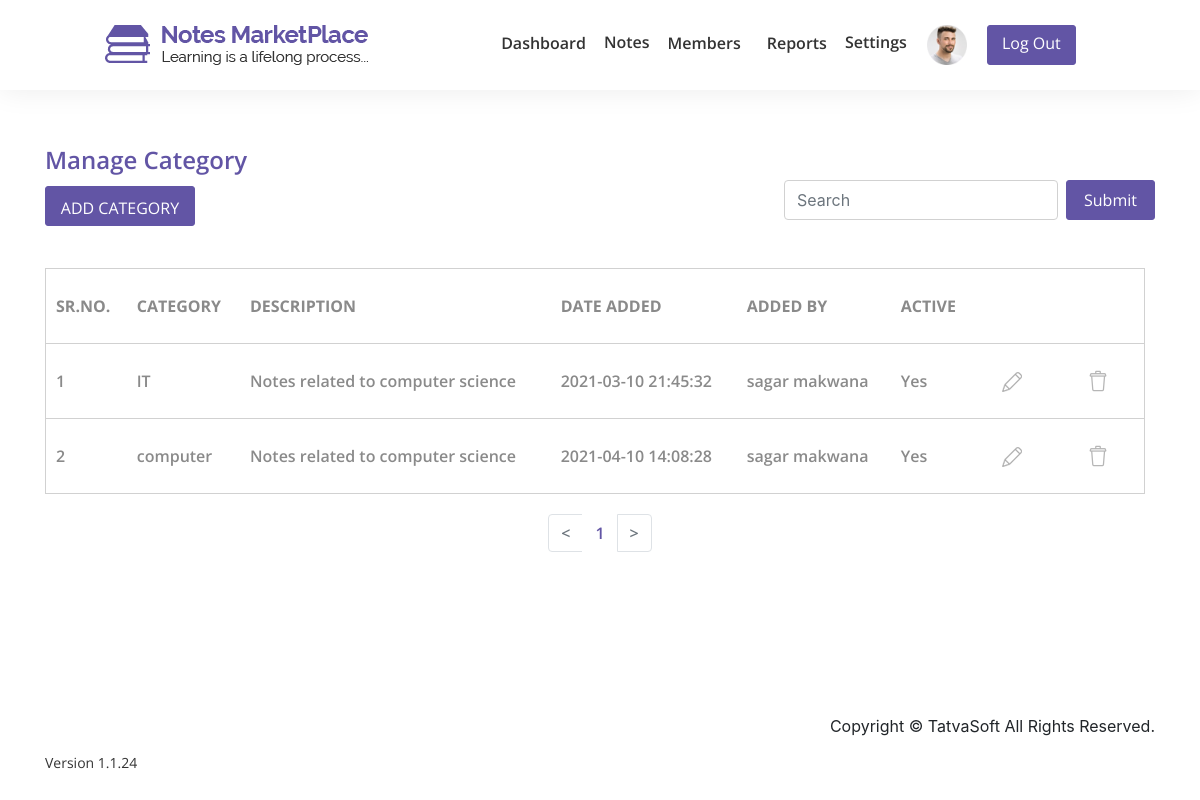
Screenshot of /notesmarketplace/admin/manage_category.php (signed in) with the database file from the repository.
### tables this page shows
CREATE TABLE `userprofile` (
  `ID` int(11) NOT NULL,
  `UserID` int(11) NOT NULL,
  `DOB` datetime DEFAULT NULL,
  `Gender` int(11) DEFAULT NULL,
  `SecondaryEmailAddress` varchar(100) DEFAULT NULL,
  `PhoneNumber_CountryCode` varchar(5) NOT NULL,
  `PhoneNumber` varchar(20) NOT NULL,
  `ProfilePicture` varchar(500) DEFAULT NULL,
  `AddressLine1` varchar(100) NOT NULL,
  `AddressLine2` varchar(100) NOT NULL,
  `City` varchar(50) NOT NULL,
  `State` varchar(50) NOT NULL,
  `ZipCode` varchar(50) NOT NULL,
  `Country` varchar(50) NOT NULL,
  `University` varchar(100) DEFAULT NULL,
  `College` varchar(100) DEFAULT NULL,
  `CreatedDate` datetime DEFAULT current_timestamp(),
  `CreatedBy` int(11) DEFAULT NULL,
  `ModifiedDate` datetime DEFAULT NULL,
  `ModifiedBy` int(11) DEFAULT NULL
);

CREATE TABLE `notecategories` (
  `ID` int(11) NOT NULL,
  `Name` varchar(100) NOT NULL,
  `Description` varchar(255) NOT NULL,
  `CreatedDate` datetime DEFAULT current_timestamp(),
  `CreatedBy` int(11) DEFAULT NULL,
  `ModifiedDated` datetime DEFAULT NULL,
  `ModifiedBy` int(11) DEFAULT NULL,
  `IsActive` bit(1) NOT NULL DEFAULT b'1'
);

CREATE TABLE `users` (
  `ID` int(11) NOT NULL,
  `RoleID` int(11) NOT NULL,
  `FirstName` varchar(50) NOT NULL,
  `LastName` varchar(50) NOT NULL,
  `EmailID` varchar(100) NOT NULL,
  `Password` varchar(24) NOT NULL,
  `IsEmailVerified` bit(1) NOT NULL DEFAULT b'0',
  `CreatedDate` datetime DEFAULT current_timestamp(),
  `CreatedBy` int(11) DEFAULT NULL,
  `ModifiedDate` datetime DEFAULT NULL,
  `ModifiedBy` int(11) DEFAULT NULL,
  `IsActive` bit(1) DEFAULT b'1',
  `vkey` varchar(255) DEFAULT ''
);

### notesmarketplace/admin/manage_category.php (the view, shortened to what this page needs)
<?php
include"../includes/database.php";
?>
<?php
if(!isset($_SESSION['user_id'])){
?>
<script>
    location.replace('../login.php');
</script>
<?php
}else{
    $user_id = $_SESSION['user_id'];
}
?>
<?php
$admin = "SELECT * FROM userprofile WHERE UserID = $user_id AND ProfilePicture IS NOT NULL";
$admin_info = mysqli_query($connection,$admin);
    $adm = mysqli_fetch_assoc($admin_info);
if(mysqli_num_rows($admin_info) != 0){
    $profile = $adm['ProfilePicture'];
}
?>
<!DOCTYPE html>
<html lang="en">
<head>
    <link rel="stylesheet" href="css/font-awesome/css/font-awesome.min.css">
    <link rel="stylesheet" href="css/bootstrap/bootstrap.min.css">
    <link rel="stylesheet" href="css/dash.css">
    <link rel="stylesheet" href="css/nav.css">
    <link rel="stylesheet" href="css/preloader.css">
</head>
<body>
    <header>
        <div class="container">
            <nav class="navbar navbar-expand-lg navbar-light fixed-top">
                <div class="collapse navbar-collapse " id="navbarTogglerDemo01">
                    <div class="container">
                        <a class="navbar-brand float-left" href="#"><img src="../img/logo.png" class="img-fluid"></a>
                        <ul class="navbar-nav mr-auto mt-2 mt-lg-0 ml-auto">
                            <li class="nav-item"><a class="nav-link" href="<?php if(isset($user_id)){ echo 'dashboard.php?user_id='.$user_id;}else {echo 'dashboard.php';}?>">Dashboard</a></li>
                            <li class="nav-item note-dropdown">
                                <div class="dropdown show">
                                    <a class="note-dropdown" href="#" role="" id="dropdownMenuLink" data-toggle="dropdown" aria-haspopup="true" aria-expanded="false">
                                        Notes
                                    </a>
                                </div>
                            </li>
                            <li class="nav-item"><a class="nav-link" href="members.php">Members</a> </li>
                            <li class="nav-item"><a class="nav-link" href="spam_reports.php">Reports</a></li>
                             <li class="nav-item note-dropdown">
                             <div class="dropdown show">
                                    <a class="note-dropdown" href="#" role="" id="dropdownMenuLink" data-toggle="dropdown" aria-haspopup="true" aria-expanded="false" >
                                      Settings
                                    </a>
                                </div>
                            </li>
                            <li class="nav-item ">
                                <div class="dropdown show">
                                    <a class="" href="#" role="" id="dropdownMenu" data-toggle="dropdown" aria-haspopup="true" aria-expanded="false">
                                        <?php
                                       if(isset($profile)){
                                           ?>
                                        <img class="profile" src="<?php if(isset($profile)){ echo $profile; }?>" alt="">
                                        <?php
                                       }else{
                                          ?>
                                        <img class="profile" src="../img/images/user-l.jpg" alt="">
                                        <?php } ?>
                                    </a>
                                </div>
                            </li>
                            <li class="nav-item"><a class="btn btn-primary" href="../logout.php" role="button">Log Out</a></li>
                        </ul>
                    </div>
                </div>
            </nav>
        </div>
    </header>
    <section id="progress-notes">
        <div class="content-box-lg">
            <div class="container">
                <div class="table-title row">
                    <div class="col-6">
                        <p>Manage Category</p>
                        <a class="btn btn-primary" href="add_category.php" role="button" style="" id="admin">ADD CATEGORY</a>
                    </div>
                    <div class="col-6">
                        <form class="form-inline" method="post">
                            <input type="text" class="form-control mb-2 mr-sm-2" id="inlineFormInputName2" placeholder="Search" name="search">
                            <button type="submit" class="btn btn-primary mb-2" name="submit">Submit</button>
                        </form>
                    </div>
                </div>
                <div class="table-responsive">
                    <table class="progres">
                        <tr>
                            <th>SR.NO.</th>
                            <th>CATEGORY</th>
                            <th>DESCRIPTION</th>
                            <th>DATE ADDED</th>
                            <th>ADDED BY</th>
                            <th> ACTIVE</th>
                            <th></th>
                            <th></th>
                        </tr>
                        <?php
                         if(isset($_GET['page'])){
                            $page = $_GET['page'];
                            $page =mysqli_real_escape_string($connection,$page);
                            $page = htmlentities($page);
                            }
                            else{
                                $page = 1;
                            }
                            $num_per_page = 5;
                            $start_from = ($page-1) * $num_per_page;
                             if(isset($_POST['submit'])){
                                $search = $_POST['search'];
                                 $query = "SELECT * FROM users WHERE RoleID = 1 AND IsActive = 1 AND FirstName LIKE '{$search}%' OR LastName LIKE '{$search}%' ";
                             }
                            else{
                            $query = "SELECT * FROM notecategories WHERE IsActive = 1";
                            }
                          $cat = mysqli_query($connection,$query);
                          $total_records = mysqli_num_rows($cat);
                         $total_pages = ceil($total_records / $num_per_page);
                        $i=1;
                        $srno = 0;
                        while($row = mysqli_fetch_assoc($cat)){
                            $srno++;
                            $id = $row['ID'];
                             $name = $row['Name'];
                             $des = $row['Description'];
                            $u = $row['CreatedBy'];
                            $user = "SELECT * FROM users WHERE ID = $u";
                            $u_query = mysqli_query($connection,$user);
                            $user_detail = mysqli_fetch_assoc($u_query);
                            $createdby =$user_detail['FirstName'].' '.$user_detail['LastName'];
                            $date = $row['CreatedDate'];
                            if($isactive = 1){
                                $active = 'Yes';
                            }else{
                                $active = 'No';
                            }
                            if($start_from<$i){
                    ?>
                        <tr>
                            <td><?php echo $srno; ?></td>
                            <td><?php echo $name; ?></td>
                            <td><?php echo $des; ?></td>
                            <td><?php echo $date; ?></td>
                            <td><?php echo $createdby; ?></td>
                            <td><?php echo $active; ?></td>
                             <td>
                                <a class="" href="add_category.php?edit=<?php echo $id; ?>" >
                                    <div class="dots">
                                        <img src="../img/images/edit.png">
                                    </div>
                                </a>
                            </td>
                            <td>
                                <a class="" data-toggle="modal" data-target="#p<?php echo $srno; ?>">
                                    <div class="dots">
                                        <img src="../img/images/delete.png">
                                    </div>
                                </a>
                            </td>
                        </tr>
                        <?php
                        }
                             $i++;
                        }
                    ?>
                    </table>
                </div>
                <nav aria-label="Page navigation example" id="pagination" style="margin-top : 20px;">
                    <ul class="pagination d-flex justify-content-center">
                        <li class="page-item  <?php if($page == 1){ echo 'disabled'; }?>">
                            <a class="page-link" href="dashboard.php?page=<?php echo $page-1; ?>" aria-label="Previous">
                                <span aria-hidden="true">&#60;</span>
                            </a>
                        </li>
                        <?php
                            for($i=1;$i<=$total_pages;$i++){
                        ?>
                        <li class="page-item">
                            <a class="page-link <?php if($page == $i) { echo 'active'; }?>" href="dashboard.php?page=<?php echo $i ; ?>"><?php echo $i ;?></a>
                        </li>
                        <?php
                            }
                        ?>
                        <li class="page-item <?php if($page == $total_pages){ echo 'disabled'; }?>">
                            <a class="page-link" href="dashboard.php?page=<?php echo $page-1; ?>" aria-label="Next">
                                <span aria-hidden="true">&#62;</span>
                            </a>
                        </li>
                    </ul>
                </nav>
            </div>
        </div>
    </section>
    <br><br><br><br>
    <footer>
        <div class="container">
            <div class="row">
                <div class="col-md-6 col-sm-8 foot-text text-left">
                    <p>Version 1.1.24</p>
                </div>
                <div class="col-md-6 col-sm-4 foot-icon col-sm-4 text-right">
                    <p>Copyright &copy; TatvaSoft All Rights Reserved.</p>
                </div>
            </div>
        </div>
    </footer>
</body>
</html>

### notesmarketplace/admin/css/dash.css (style rules this page uses)
.form-inline { float: right; }
.form-control { border: 1px solid #d1d1d1; }
.profile { padding: 0px 10px; }
.content-box-lg { padding: 50px 0; }
a { color: #333333; font-family: "Open Sans"; font-size: 16px; font-weight: 600; line-height: 20px; }
.btn-primary { color: #fff; background-color: #6255a5; border-color: #6255a5; width: 89px; border-radius: 3px; font-family: "Open Sans"; font-size: 16px; line-height: 22px; }
.progres { margin-top: 40px; border: 1px solid #d1d1d1; width: 1100px; }
.progres tr { border: 1px solid #d1d1d1; height: 75px; font-family: "Open Sans"; font-weight: 600; font-size: 16px; color: #8a8a8a; }
.progres th,td { padding: 5px 10px; }
.table-title p { position: absolute; font-family: "Open Sans"; font-weight: 600; font-size: 24px; color: #6255a5; line-height: 20px; }
.pagination > li > a, .pagination > li > span { border: 1px solid white; color: #6255a5; }

### notesmarketplace/admin/css/nav.css (style rules this page uses)
.profile { padding: 0px 10px; }
.content-box-lg { padding: 50px 0; }
.note-dropdown { padding-top: 5px; }
.collapse { padding: 10px 0; }
.nav-item { padding-right: 5px; padding-left: 5px; }
.navbar-light .navbar-nav .nav-link { color: #333333; font-family: "Open Sans"; font-size: 16px; font-weight: 600; line-height: 20px; }
.nav-item img { height: 40px; width: 60px; }
.navbar { padding: 10px 0 10px 0; background-color: white; padding-left: 90px; box-shadow: 0px 0px 30px 0px rgba(0, 0, 0, 0.08); }
a { color: #333333; font-family: "Open Sans"; font-size: 16px; font-weight: 600; line-height: 20px; }
.dots img { padding:0 20px; }

### notesmarketplace/admin/manage_category.php (style rules this page uses)
.form-control, .btn, #month { height: 40px; }
#progress-notes { margin-top: 100px; }
.col-6 p { position: relative; }
.form-inline { margin-top: 30px; }
#admin { width: 150px; padding-top: 10px; }
.foot-text p { margin: 40px 0; font-family: 'Open Sans', sans-serif; font-size: 14px; font-weight: 400; line-height: 18px; color: #333333; }

### rows the page displays
userprofile: ProfilePicture (picture)
notecategories: Name "IT", Description "Notes related to computer science", CreatedDate "2021-03-10 21:45:32", users.FirstName+LastName "sagar makwana", active "Yes"
notecategories: Name "computer", Description "Notes related to computer science", CreatedDate "2021-04-10 14:08:28", users.FirstName+LastName "sagar makwana", active "Yes"
